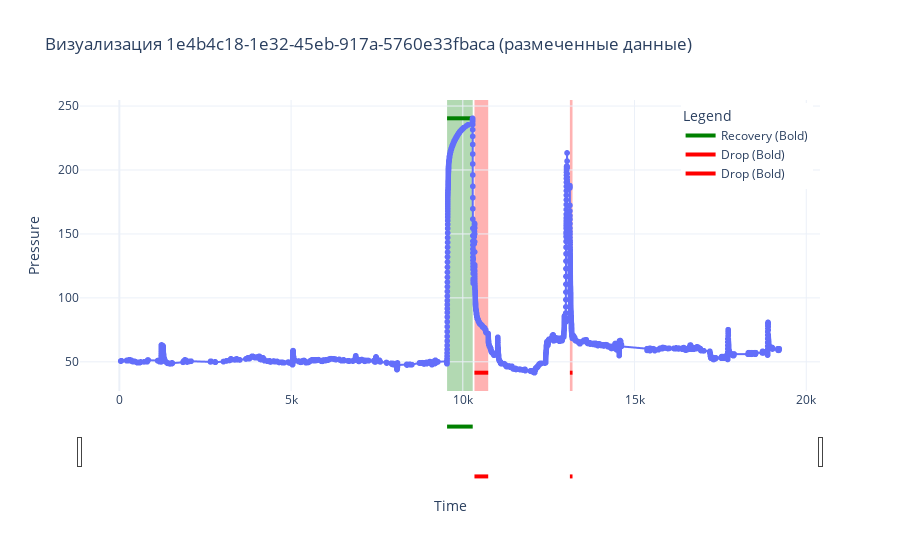

Here is the notebook cell this chart was saved with:
### Code cell
filtered_df_reduced = filtered_df.loc[(filtered_df["pressure"].diff().abs() > calc_threshold(filtered_df)).fillna(True)]
plot_annotated_data(filtered_df_reduced, gt_df, selected_file)

### Figure 1 — Plotly figure (JSON) as saved in the notebook; plotly's stock layout.template omitted (floating-point values rounded to 4 significant figures; data arrays with more than 128 entries replaced by an {"elided": "..."} marker saying what was removed)
{"data": [{"hovertemplate": "time=%{x}<br>pressure=%{y}<extra></extra>", "legendgroup": "", "line": {"color": "#636efa", "dash": "solid"}, "marker": {"symbol": "circle"}, "mode": "lines+markers", "name": "", "showlegend": false, "type": "scattergl", "x": {"elided": "6137 float values"}, "xaxis": "x", "y": {"elided": "6137 float values"}, "yaxis": "y"}, {"line": {"color": "green", "width": 4}, "mode": "lines", "name": "Recovery (Bold)", "type": "scatter", "x": [9542.0, 10290.0], "y": [240.4, 240.4]}, {"line": {"color": "red", "width": 4}, "mode": "lines", "name": "Drop (Bold)", "type": "scatter", "x": [10340.0, 10740.0], "y": [41.5, 41.5]}, {"line": {"color": "red", "width": 4}, "mode": "lines", "name": "Drop (Bold)", "type": "scatter", "x": [13120.0, 13190.0], "y": [41.5, 41.5]}], "layout": {"legend": {"title": {"text": "Legend"}, "tracegroupgap": 0, "x": 0.99, "xanchor": "right", "y": 0.99, "yanchor": "top"}, "shapes": [{"fillcolor": "green", "layer": "below", "line": {"width": 0}, "name": "Recovery", "opacity": 0.3, "type": "rect", "x0": 9542.0, "x1": 10290.0, "xref": "x", "y0": 0, "y1": 1, "yref": "y domain"}, {"fillcolor": "red", "layer": "below", "line": {"width": 0}, "name": "Drop", "opacity": 0.3, "type": "rect", "x0": 10340.0, "x1": 10740.0, "xref": "x", "y0": 0, "y1": 1, "yref": "y domain"}, {"fillcolor": "red", "layer": "below", "line": {"width": 0}, "name": "Drop", "opacity": 0.3, "type": "rect", "x0": 13120.0, "x1": 13190.0, "xref": "x", "y0": 0, "y1": 1, "yref": "y domain"}], "title": {"text": "Визуализация 1e4b4c18-1e32-45eb-917a-5760e33fbaca (размеченные данные)"}, "xaxis": {"anchor": "y", "domain": [0, 1], "rangeslider": {"visible": true}, "title": {"text": "Time"}, "type": "linear"}, "yaxis": {"anchor": "x", "domain": [0, 1], "fixedrange": false, "title": {"text": "Pressure"}}}}
